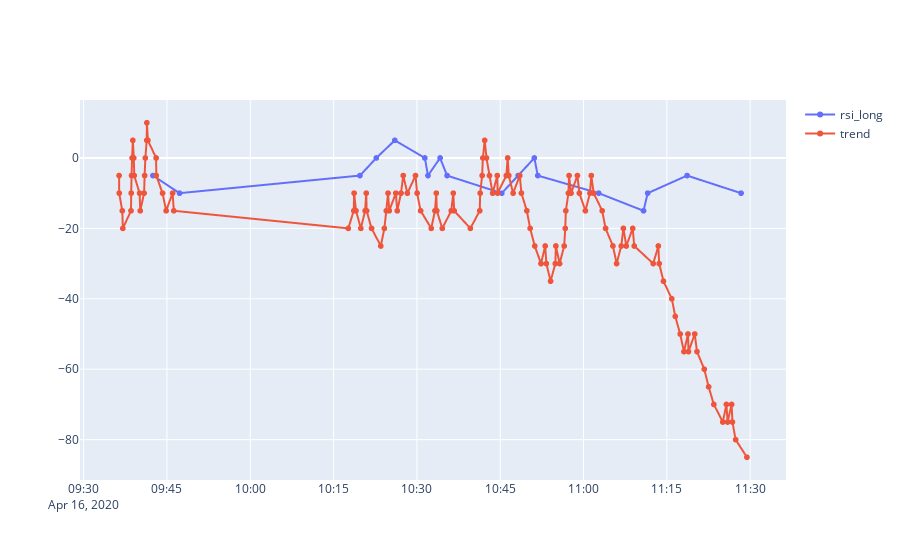

This figure's notebook cell:
### Code cell
import plotly.graph_objects as go

fig = go.Figure()

for strategy in entry_objs:
    fig.add_trace(
        go.Scattergl(x=straegy_exit_tms[strategy], y=strategy_cum_profits[strategy], mode='lines+markers',
        name=strategy)
    )

fig
